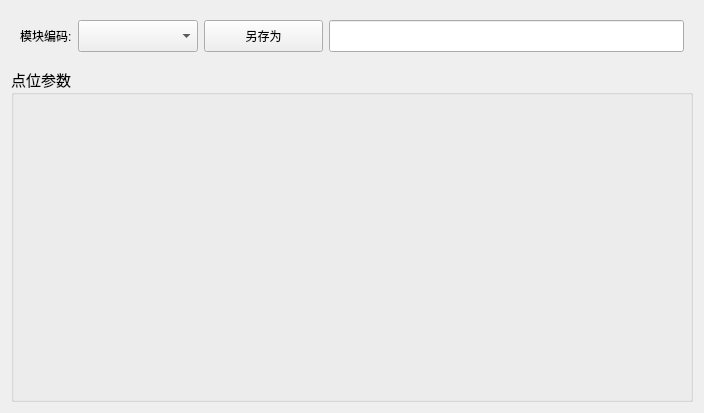
<?xml version="1.0" encoding="UTF-8"?>
<ui version="4.0">
 <class>WidgetRecipeMotor</class>
 <widget class="QWidget" name="WidgetRecipeMotor">
  <property name="geometry">
   <rect>
    <x>0</x>
    <y>0</y>
    <width>704</width>
    <height>413</height>
   </rect>
  </property>
  <property name="windowTitle">
   <string>Form</string>
  </property>
  <layout class="QVBoxLayout" name="verticalLayout">
   <item>
    <widget class="QWidget" name="widget_recipe" native="true">
     <property name="sizePolicy">
      <sizepolicy hsizetype="Preferred" vsizetype="Fixed">
       <horstretch>0</horstretch>
       <verstretch>0</verstretch>
      </sizepolicy>
     </property>
     <property name="minimumSize">
      <size>
       <width>0</width>
       <height>45</height>
      </size>
     </property>
     <property name="maximumSize">
      <size>
       <width>16777215</width>
       <height>50</height>
      </size>
     </property>
     <layout class="QHBoxLayout" name="horizontalLayout_4" stretch="0,1">
      <item>
       <layout class="QHBoxLayout" name="horizontalLayout_3" stretch="1,3">
        <item>
         <widget class="QLabel" name="label_3">
          <property name="text">
           <string>模块编码:</string>
          </property>
         </widget>
        </item>
        <item>
         <widget class="QComboBox" name="comboBox_Recipe">
          <property name="minimumSize">
           <size>
            <width>120</width>
            <height>0</height>
           </size>
          </property>
          <property name="styleSheet">
           <string notr="true">QComboBox{font:20px;height: 50px;}</string>
          </property>
         </widget>
        </item>
       </layout>
      </item>
      <item>
       <layout class="QHBoxLayout" name="horizontalLayout_5" stretch="1,3">
        <item>
         <widget class="QPushButton" name="btnSave">
          <property name="sizePolicy">
           <sizepolicy hsizetype="Minimum" vsizetype="Preferred">
            <horstretch>0</horstretch>
            <verstretch>0</verstretch>
           </sizepolicy>
          </property>
          <property name="text">
           <string>另存为</string>
          </property>
         </widget>
        </item>
        <item>
         <widget class="QLineEdit" name="lineEdit">
          <property name="sizePolicy">
           <sizepolicy hsizetype="Expanding" vsizetype="Preferred">
            <horstretch>0</horstretch>
            <verstretch>0</verstretch>
           </sizepolicy>
          </property>
          <property name="minimumSize">
           <size>
            <width>0</width>
            <height>25</height>
           </size>
          </property>
         </widget>
        </item>
       </layout>
      </item>
     </layout>
    </widget>
   </item>
   <item>
    <widget class="QGroupBox" name="groupBox">
     <property name="font">
      <font>
       <family>Agency FB</family>
       <pointsize>11</pointsize>
      </font>
     </property>
     <property name="title">
      <string>点位参数</string>
     </property>
     <layout class="QVBoxLayout" name="verticalLayout_2"/>
    </widget>
   </item>
  </layout>
 </widget>
 <resources/>
 <connections/>
</ui>
